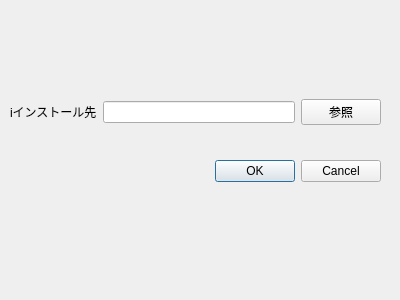
<?xml version="1.0" encoding="UTF-8"?>
<ui version="4.0">
 <class>Dialog</class>
 <widget class="QDialog" name="Dialog">
  <property name="geometry">
   <rect>
    <x>0</x>
    <y>0</y>
    <width>400</width>
    <height>300</height>
   </rect>
  </property>
  <property name="windowTitle">
   <string>Dialog</string>
  </property>
  <widget class="QWidget" name="verticalLayoutWidget">
   <property name="geometry">
    <rect>
     <x>10</x>
     <y>70</y>
     <width>371</width>
     <height>141</height>
    </rect>
   </property>
   <layout class="QVBoxLayout" name="verticalLayout">
    <item>
     <layout class="QHBoxLayout" name="horizontalLayout">
      <item>
       <widget class="QLabel" name="label">
        <property name="text">
         <string>iインストール先</string>
        </property>
       </widget>
      </item>
      <item>
       <widget class="QLineEdit" name="destinationEdit"/>
      </item>
      <item>
       <widget class="QPushButton" name="destinationButton">
        <property name="text">
         <string>参照</string>
        </property>
       </widget>
      </item>
     </layout>
    </item>
    <item>
     <widget class="QDialogButtonBox" name="buttonBox">
      <property name="orientation">
       <enum>Qt::Horizontal</enum>
      </property>
      <property name="standardButtons">
       <set>QDialogButtonBox::Cancel|QDialogButtonBox::Ok</set>
      </property>
     </widget>
    </item>
   </layout>
  </widget>
 </widget>
 <resources/>
 <connections>
  <connection>
   <sender>buttonBox</sender>
   <signal>accepted()</signal>
   <receiver>Dialog</receiver>
   <slot>accept()</slot>
   <hints>
    <hint type="sourcelabel">
     <x>248</x>
     <y>254</y>
    </hint>
    <hint type="destinationlabel">
     <x>157</x>
     <y>274</y>
    </hint>
   </hints>
  </connection>
  <connection>
   <sender>buttonBox</sender>
   <signal>rejected()</signal>
   <receiver>Dialog</receiver>
   <slot>reject()</slot>
   <hints>
    <hint type="sourcelabel">
     <x>316</x>
     <y>260</y>
    </hint>
    <hint type="destinationlabel">
     <x>286</x>
     <y>274</y>
    </hint>
   </hints>
  </connection>
 </connections>
</ui>
